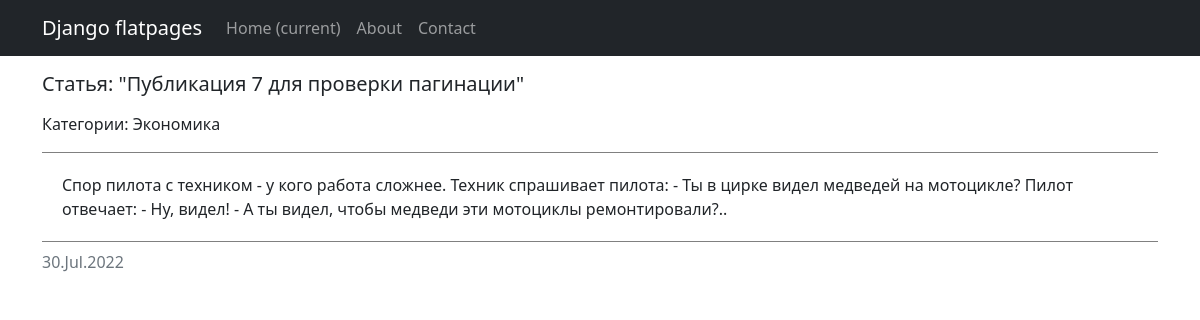
/posts/7, run on the app's committed database.
### news/models.py (models this page shows, shortened)
class Post(models.Model):
    news = 'NW'
    article = 'AR'
    POST_TYPES =[
        (news, 'Новость'),
        (article, 'Статья'),
    ]
    author_user = models.ForeignKey('Author', on_delete=models.CASCADE)
    post_type = models.CharField(max_length=2,
                                  choices=POST_TYPES,
                                  default=article)
    create_date = models.DateTimeField(auto_now_add=True)
    category = models.ManyToManyField('Category', through='PostCategory')
    header_post = models.CharField(max_length=128)
    text_post = models.TextField()
    rating_post = models.SmallIntegerField(default=0)
    class Meta:
        verbose_name = 'Публикация'
        verbose_name_plural = 'Публикации'

class Category(models.Model):
    name_category = models.CharField(max_length=64, unique=True, verbose_name='Название', help_text='Название категории - 64 символа')
    def __str__(self):
        return f"{self.name_category.title()}"
    class Meta:
        verbose_name = 'Категория'
        verbose_name_plural = 'Категории'

### news/views.py (the view)
# urls.py: path('<int:pk>', PostDetail.as_view()),
class PostDetail(DetailView):
    model = Post
    template_name = 'post.html'
    context_object_name = 'post'

### news/templatetags/custom_filters.py (called while the page is built)
@register.filter()
def censor(value):
    if not isinstance(value, str):
        raise TypeError("Цензура осуществляется только для объекта типа строка (str)")
    else:
        list_ = value.split(" ")
        for i in range(len(list_)):
            if list_[i].strip(string.punctuation).lower() in CENSOR_LIST:
                for j in range(1, len(list_[i])):
                    if list_[i][j] not in string.punctuation:
                        list_[i] = f"{list_[i][:j]}*{list_[i][j+1:]}"
        return f'{" ".join(list_)}'

### templates/post.html (shortened to what this page needs)
{% extends 'flatpages/default.html' %}
{% load custom_filters %}
{% block content %}
{% if post.post_type == 'NW' %}
    <p><h5 align="left">Новость: "{{ post.header_post|censor }}"</h5></p>
{% else %}
    <p><h5 align="left">Статья: "{{ post.header_post|censor }}"</h5></p>
    <p align="left"> Категории:
        {% for cat in post.category.all %}
            {{ cat }}
        {% endfor %}
    </p>
{% endif %}
<table border="2"  cellpadding="20" frame="hsides">
    <caption>{{ post.create_date|date:'d.M.Y' }} </caption>
    <tr>
        <td align="left">{{ post.text_post|censor }}</td>
    </tr>
</table>
{% endblock content %}

### data on the page
Post: header_post|censor "Публикация 7 для проверки пагинации", create_date "30.Jul.2022", text_post|censor "Спор пилота с техником - у кого работа сложнее. Техник спрашивает пилота: - Ты в цирке видел медведей на мотоцикле? Пилот отвечает: - Ну, видел! - А ты видел, чтобы медведи эти мотоциклы ремонтировали?.."
Category: name_category "Экономика"
